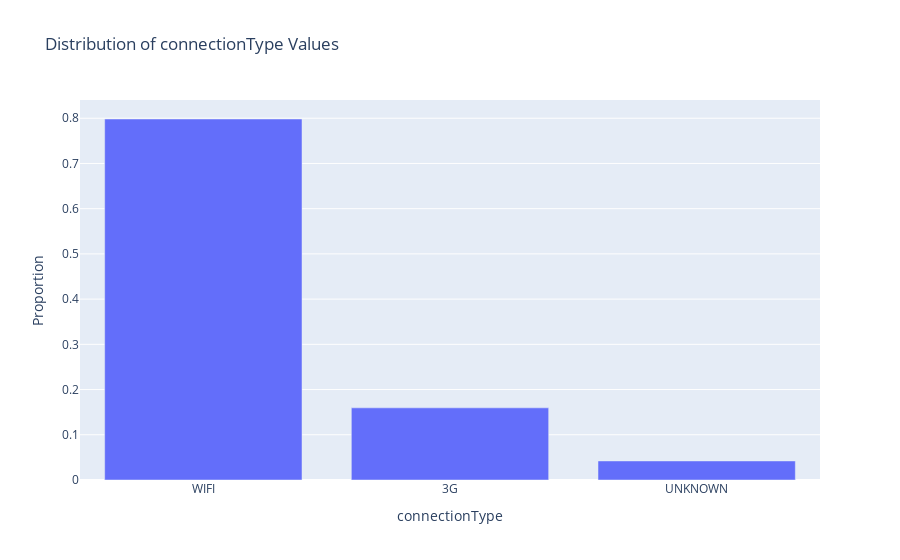

Notebook source saved alongside this figure:
### Code cell
plot_vc(df_train, 'connectionType')

### Figure 1 — Plotly figure (JSON) as saved in the notebook; plotly's stock layout.template omitted (floating-point values rounded to 4 significant figures)
{"data": [{"alignmentgroup": "True", "hovertemplate": "connectionType=%{x}<br>Proportion=%{y}<extra></extra>", "legendgroup": "", "marker": {"color": "#636efa", "pattern": {"shape": ""}}, "name": "", "offsetgroup": "", "orientation": "v", "showlegend": false, "textposition": "auto", "type": "bar", "x": ["WIFI", "3G", "UNKNOWN"], "xaxis": "x", "y": [0.7983, 0.1596, 0.04212], "yaxis": "y"}], "layout": {"barmode": "relative", "legend": {"tracegroupgap": 0}, "title": {"text": "Distribution of connectionType Values"}, "xaxis": {"anchor": "y", "categoryorder": "total descending", "domain": [0, 1], "title": {"text": "connectionType"}}, "yaxis": {"anchor": "x", "domain": [0, 1], "title": {"text": "Proportion"}}}}
